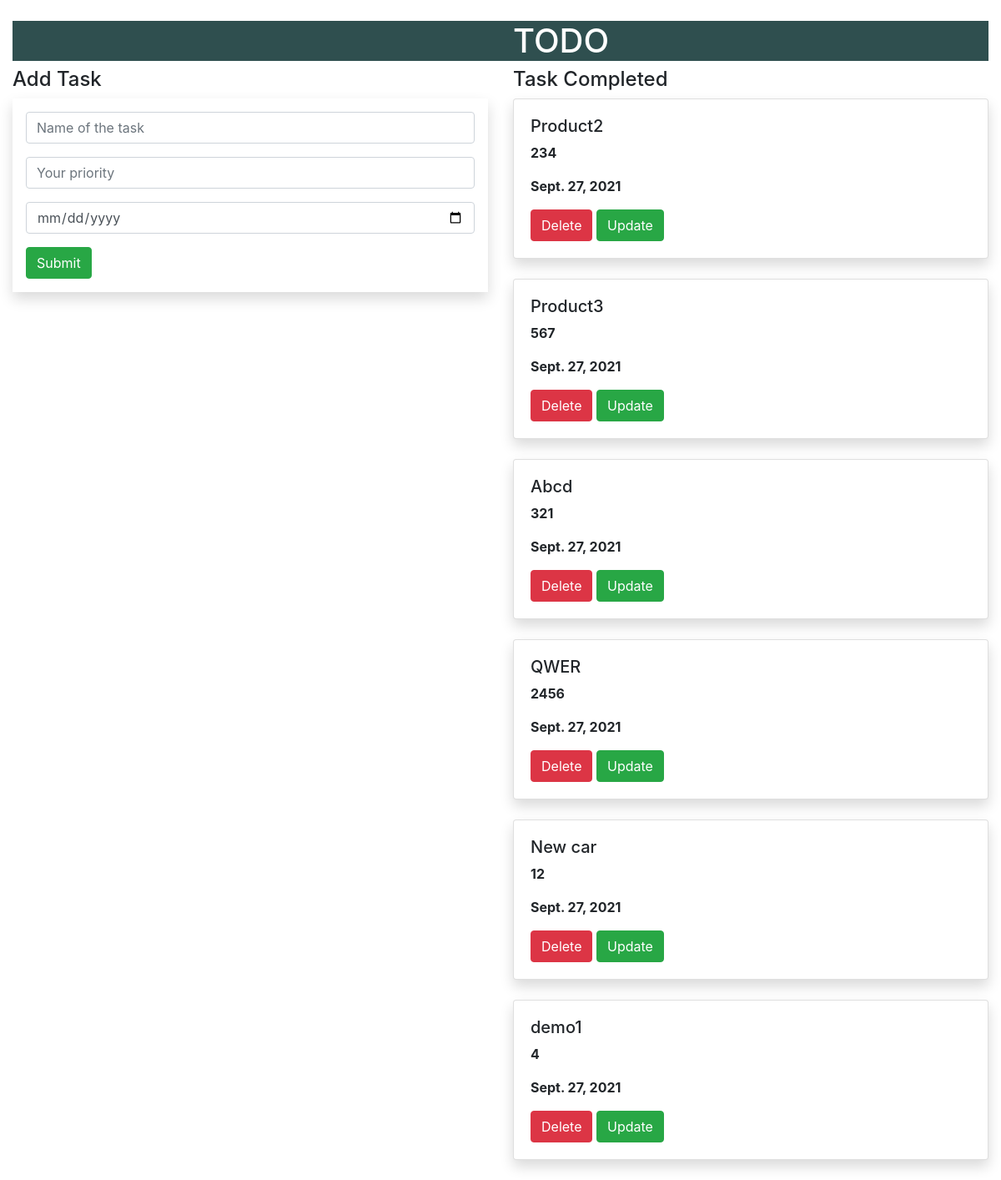
The page / on the database its author committed.
### todo_app/models.py (models this page shows, shortened)
class Task(models.Model):
    name=models.CharField(max_length=100)
    priority=models.IntegerField()
    date=models.DateField(default=datetime.date.today)

### todo_app/views.py (the view)
# urls.py: path('',views.task_view,name='task_view'),
def task_view(request):
    obj1=Task.objects.all()
    if request.method=='POST':
        name=request.POST.get('name')
        priority=request.POST.get('priority')
        date=request.POST.get('date')
        obj=Task(name=name,priority=priority,date=date)
        obj.save()
    return render(request,'task_view.html',{'obj1':obj1})

### templates/task_view.html (shortened to what this page needs)
{% extends 'base.html'%}
{% block content %}
<div class="container-fluid">
    <div class="row">
        <div class="col-md-12">
            <div class="banner">
                <div class="banner-text">
                    <h1>TODO</h1>
                </div>
            </div>
        </div>
    </div>
    <div class="row">
        <div class="col-md-6">
          <h4>Add Task</h4>
            <form method="post" class="p-3 shadow">
    <div class="form-group">
    <input type="text" name="name" class="form-control" placeholder="Name of the task">
    </div>
    <div class="form-group">
    <input type="text" name="priority" class="form-control"  placeholder="Your priority">
    </div>
     <div class="form-group">
    <input type="date" name="date" class="form-control"  placeholder="Your date">
    </div>
    <input type="submit" class="btn btn-success">
</form>
        </div>
        <div class="col-md-6">
            <h4>Task Completed</h4>
            {% for i in obj1 %}
            <div class="shadow card">
                <div class="card-body">
                    <h5 class=card-tittle">{{i.name}}</h5>
                    <p><b>{{i.priority}}</b></p>
                    <p><b>{{i.date}}</b></p>
                    <a class="btn btn-danger" href="{% url 'delete' i.id %}">Delete</a>
                    <a class="btn btn-success" href="{% url 'update' i.id %}">Update</a>
                </div>
            </div>
            <br>
            {% endfor %}
        </div>
    </div>
</div>
{% endblock %}

### templates/base.html (shortened to what this page needs)
{% load static %}
<!DOCTYPE html>
<html lang="en">
<head>
    <link rel="stylesheet" href="https://stackpath.bootstrapcdn.com/bootstrap/4.1.3/css/bootstrap.min.css">
    <link rel="stylesheet" href="{% static 'style.css' %}">
</head>
<body>
{% block content %}
{% endblock %}
</body>
</html>

### static/style.css (style rules this page uses)
.banner { background-color:darkslategrey; width:100%; heigth:300px; margin-top:25px; }
.banner-text { color:white; margin-left:600px; }

### rows shown on the page
Task: name "Product2", priority "234", date "Sept. 27, 2021"
Task: name "Product3", priority "567", date "Sept. 27, 2021"
Task: name "Abcd", priority "321", date "Sept. 27, 2021"
Task: name "QWER", priority "2456", date "Sept. 27, 2021"
Task: name "New car", priority "12", date "Sept. 27, 2021"
Task: name "demo1", priority "4", date "Sept. 27, 2021"
